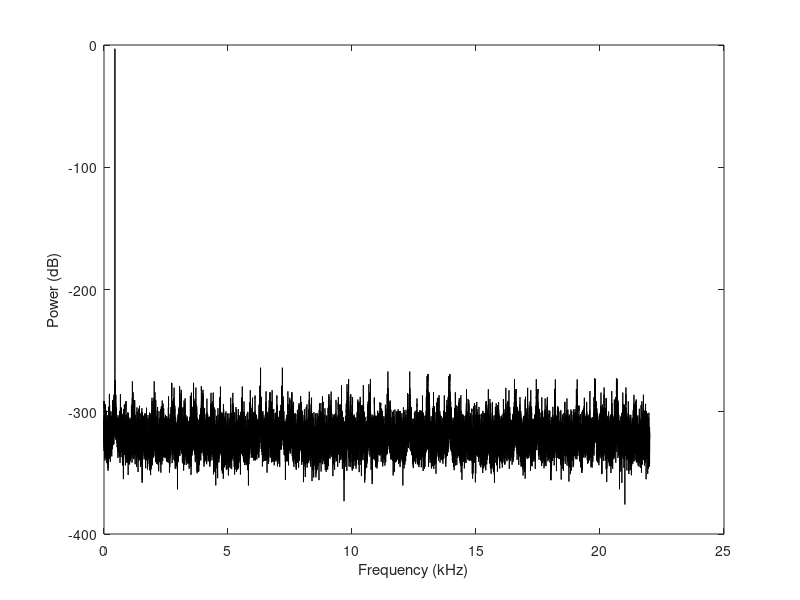

The MATLAB source for this figure: (Note: this script raises an error after producing the figure.)
%% Sinus Plotten

clear
sf = 44000;
x = [0.000001:1/sf:4.0];
sig = sin(2*pi*440*x);
%plot(x,sig);
%sound(sig,sf)

n = length(sig); 
p = fft(sig); % take the fourier transform 
nUniquePts = ceil((n+1)/2); 
p = p(1:nUniquePts); % select just the first half since the second half 
                      % is a mirror image of the first
p = abs(p); % take the absolute value, or the magnitude 

p = p/n; % scale by the number of points so that
           % the magnitude does not depend on the length 
           % of the signal or on its sampling frequency  
p = p.^2;  % square it to get the power 

% multiply by two (see technical document for details)
if rem(n, 2) % odd nfft excludes Nyquist point 
	p(2:end) = p(2:end)*2; 
else 
	p(2:end -1) = p(2:end -1)*2; 
end 
  
freqArray = (0:nUniquePts-1) * (sf / n); % create the frequency array 
plot(freqArray/1000, 10*log10(p), 'k') 
xlabel('Frequency (kHz)') 
ylabel('Power (dB)') 

%%

sound(sig,sf)

%%

clear
load handel
sound(y,Fs)
